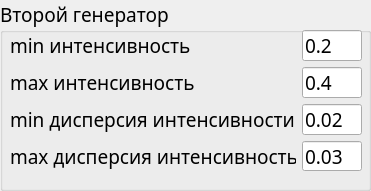
  <widget class="QGroupBox" name="groupBox_5">
   <property name="geometry">
    <rect>
     <x>400</x>
     <y>10</y>
     <width>371</width>
     <height>191</height>
    </rect>
   </property>
   <property name="font">
    <font>
     <family>Monaco</family>
     <pointsize>14</pointsize>
    </font>
   </property>
   <property name="title">
    <string>Второй генератор</string>
   </property>
   <widget class="QWidget" name="gridLayoutWidget_6">
    <property name="geometry">
     <rect>
      <x>10</x>
      <y>30</y>
      <width>352</width>
      <height>141</height>
     </rect>
    </property>
    <layout class="QGridLayout" name="gridLayout_5">
     <item row="1" column="1">
      <widget class="QLineEdit" name="line_edit_max_gen_int_2">
       <property name="font">
        <font>
         <family>Monaco</family>
         <pointsize>14</pointsize>
        </font>
       </property>
       <property name="text">
        <string>0.4</string>
       </property>
      </widget>
     </item>
     <item row="2" column="1">
      <widget class="QLineEdit" name="line_edit_min_gen_var_2">
       <property name="font">
        <font>
         <family>Monaco</family>
         <pointsize>14</pointsize>
        </font>
       </property>
       <property name="text">
        <string>0.02</string>
       </property>
      </widget>
     </item>
     <item row="0" column="1">
      <widget class="QLineEdit" name="line_edit_min_gen_int_2">
       <property name="font">
        <font>
         <family>Monaco</family>
         <pointsize>14</pointsize>
        </font>
       </property>
       <property name="text">
        <string>0.2</string>
       </property>
      </widget>
     </item>
     <item row="2" column="0">
      <widget class="QLabel" name="label_a_5">
       <property name="font">
        <font>
         <family>Monaco</family>
         <pointsize>14</pointsize>
        </font>
       </property>
       <property name="text">
        <string notr="true">min дисперсия интенсивности</string>
       </property>
      </widget>
     </item>
     <item row="0" column="0">
      <widget class="QLabel" name="label_a_6">
       <property name="font">
        <font>
         <family>Monaco</family>
         <pointsize>14</pointsize>
        </font>
       </property>
       <property name="text">
        <string notr="true">min интенсивность</string>
       </property>
      </widget>
     </item>
     <item row="1" column="0">
      <widget class="QLabel" name="label_b_5">
       <property name="font">
        <font>
         <family>Monaco</family>
         <pointsize>14</pointsize>
        </font>
       </property>
       <property name="text">
        <string notr="true">max интенсивность</string>
       </property>
      </widget>
     </item>
     <item row="3" column="0">
      <widget class="QLabel" name="label_b_6">
       <property name="font">
        <font>
         <family>Monaco</family>
         <pointsize>14</pointsize>
        </font>
       </property>
       <property name="text">
        <string notr="true">max дисперсия интенсивность</string>
       </property>
      </widget>
     </item>
     <item row="3" column="1">
      <widget class="QLineEdit" name="line_edit_max_gen_var_2">
       <property name="font">
        <font>
         <family>Monaco</family>
         <pointsize>14</pointsize>
        </font>
       </property>
       <property name="text">
        <string>0.03</string>
       </property>
      </widget>
     </item>
    </layout>
   </widget>
  </widget>
